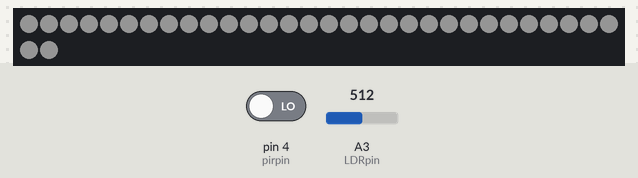
Bench run of a sketch on a simulated Arduino Uno, built with avr-gcc and run on an emulated ATmega328P. Shown: 32 RGB LEDs in strip order, left to right, continuing on the next row. The inputs (shaded band) are chosen by the test bench; at power-on: A3 (LDRpin) = 512, pin 4 (pirpin) LOW. Dim RGB values are drawn brighter than linear.

Above: at 1.2 s.
1.3 s: A3 (LDRpin) set to 457
2.8 s: A3 (LDRpin) set to 439
At 4.1 s:
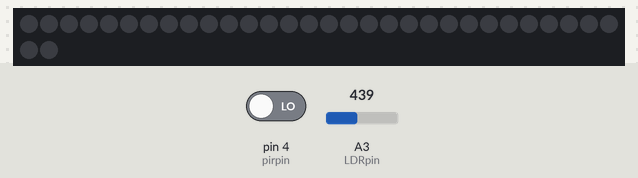
4.4 s: A3 (LDRpin) set to 460
At 5.6 s:
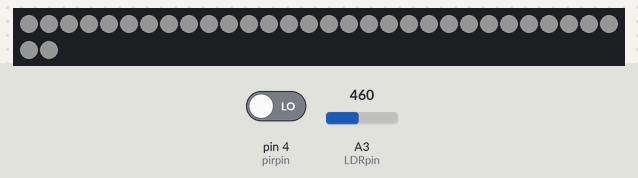
6.1 s: pin 4 (pirpin) driven HIGH
7.7 s: A3 (LDRpin) set to 440
At 8.9 s:
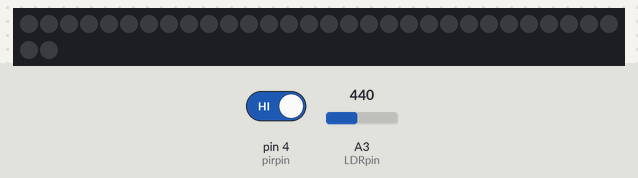
Timing chart, 0 to 10.3 s (numbered marks = the images above; inputs shaded):
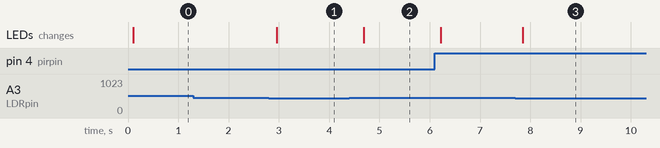

The sketch:

sketch_may16asadasdsa.ino
```cpp
//Coded By Harun Bulbul & Furkan Atılgan

//KÜTÜPHANELER
#include <Adafruit_NeoPixel.h>

// TANIMLAMALAR
#define LED_COUNT 32 // Led Sayısı
#define LED_PIN 6 // Ledlerin Takıldığı Pin
int LDRpin = A3; // LDR Sensörünün Takıldığı Pin
int pirpin = 4; // Hareket Sensörü Pini
int deger = 0; // Hareket Sensöründen gelecek analog değer

// NEOPIXEL TANIMLAMA
Adafruit_NeoPixel pixels(LED_COUNT, LED_PIN, NEO_GRB + NEO_KHZ800);

//ARDUINO ÇALIŞIĞINDA OLACAKLAR
void setup() {
  pixels.begin(); // NeoPixel aktive etme
  pinMode(pirpin, INPUT); //Hareket Sensörü Aktive Etme
  Serial.begin(9600); //Arduino Aktive Etme
}

void loop() {
  deger = digitalRead(pirpin); //Hareket sensöründen gelen değer
  int isik_degeri = analogRead(LDRpin); //LDR sensöründen gelen değer
  pixels.fill(pixels.Color(255, 255, 255)); //Işıkların rengini beyaz yap
  delay(100); //1 Salise bekle
  if (isik_degeri>450) {
    if(deger == HIGH){
      pixels.setBrightness(100); //Parlaklığı Maksimum yap
    }else{
      pixels.setBrightness(20); //Parlaklığı Düşür
    }
  }
  else {
  pixels.setBrightness(0); //Işığı Kapat
  }
  pixels.show(); //Ledleri Güncelle
}
```

Measured:
- the behaviour switches between 451 and 450 on A3 (LDRpin) (found by bisection; images 0 and 1)
- after the input at 1.3 s, every drawn part: stays the same
- after the input at 2.8 s, the LEDs: change after 0.16 s (image 1)
- after the input at 4.4 s, the LEDs: change after 0.29 s (image 2)
- after the input at 7.7 s, the LEDs: change after 0.15 s (image 3)
